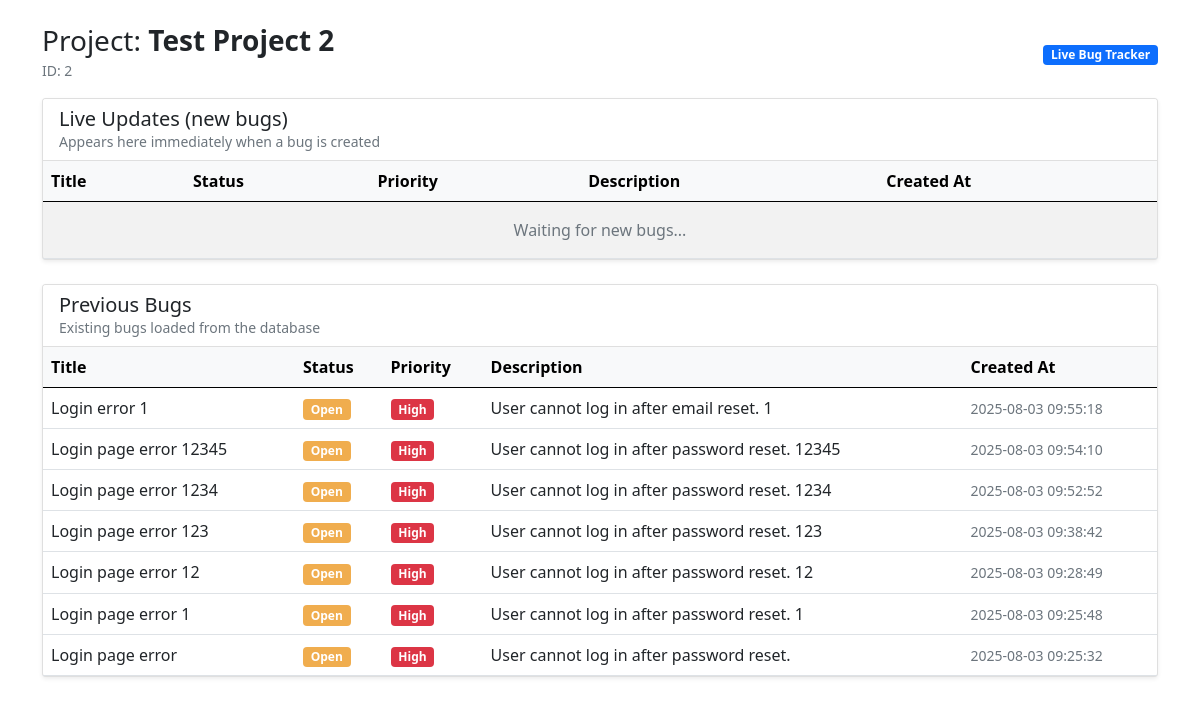
Before: /bug-list/2/ with the older database file.
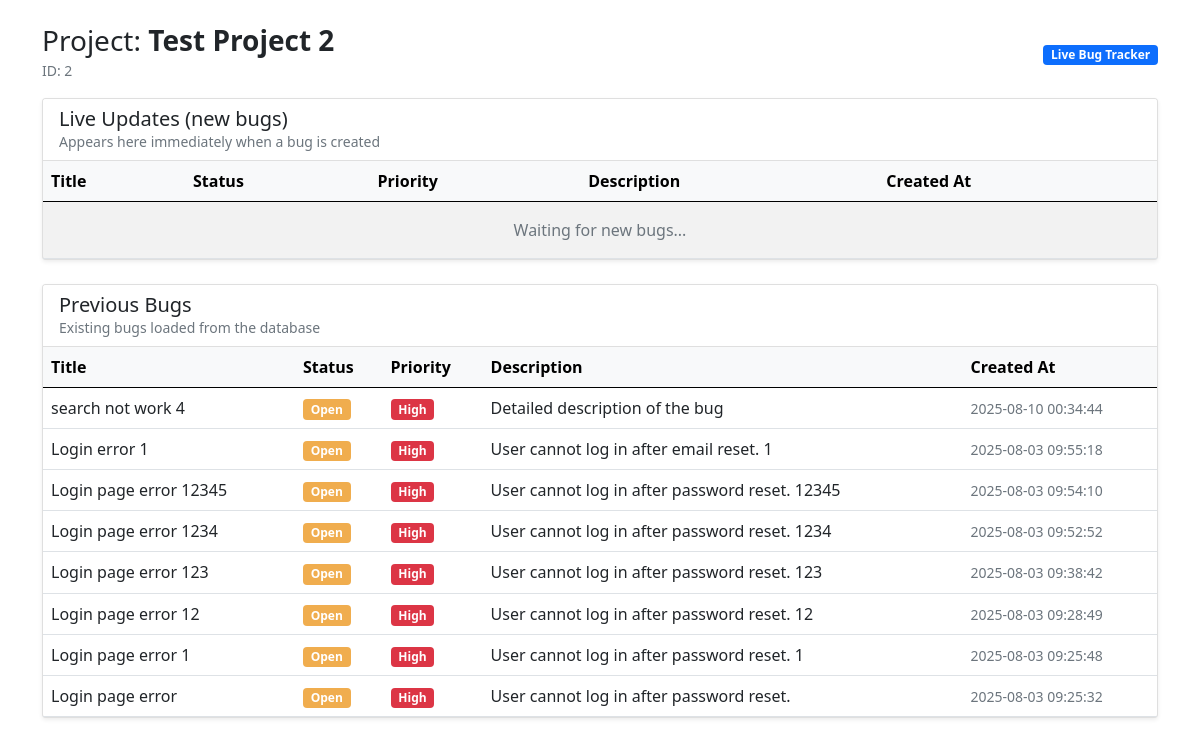
After: the same page with the newer database file.
### tracker/models.py (models this page shows, shortened)
class Project(models.Model):
    name = models.CharField(max_length=100)
    description = models.TextField()
    owner = models.ForeignKey(User, on_delete=models.CASCADE, related_name="projects")
    created_at = models.DateTimeField(auto_now_add=True)
    updated_at = models.DateTimeField(auto_now=True)

class Bug(models.Model):
    STATUS_CHOICES = [
        ("Open", "Open"),
        ("In Progress", "In Progress"),
        ("Resolved", "Resolved"),
    ]
    PRIORITY_CHOICES = [
        ("Low", "Low"),
        ("Medium", "Medium"),
        ("High", "High"),
    ]
    title = models.CharField(max_length=100)
    description = models.TextField()
    status = models.CharField(max_length=20, choices=STATUS_CHOICES, default="Open")
    priority = models.CharField(max_length=20, choices=PRIORITY_CHOICES, default="Medium")
    project = models.ForeignKey(Project, on_delete=models.CASCADE, related_name="bugs")
    created_by = models.ForeignKey(User, on_delete=models.CASCADE, related_name="bugs")
    created_at = models.DateTimeField(auto_now_add=True)
    updated_at = models.DateTimeField(auto_now=True)

### tracker/views.py (the view)
# urls.py: path('bug-list/<int:project_id>/', bug_list_view, name="bug_list"),
def bug_list_view(request, project_id):
    try:
        project = Project.objects.get(id=project_id)
    except Project.DoesNotExist:
        return HttpResponse("Project id not valid", status=404)
    bugs = project.bugs.order_by("-created_at").all()
    previous_bugs = [
        {
            "title": b.title,
            "status": b.status,
            "priority": b.priority,
            "description": b.description,
            "created_at": b.created_at.strftime("%Y-%m-%d %H:%M:%S"),
        }
        for b in bugs
    ]
    return render(request, "bug_list.html", {
        "project_id": project.id,
        "project_name": project.name,
        "previous_bugs": previous_bugs,
    })

### templates/bug_list.html (shortened to what this page needs)
<!DOCTYPE html>
<html>
<head>
    <link href="https://cdn.jsdelivr.net/npm/bootstrap@5.0.0/dist/css/bootstrap.min.css" rel="stylesheet">
</head>
<body>
<div class="container my-4">
    <div class="d-flex justify-content-between align-items-center mb-3">
        <div>
            <h3 class="mb-0">Project: <strong>{{ project_name }}</strong></h3>
            <small class="text-muted">ID: {{ project_id }}</small>
        </div>
        <div>
            <span class="badge bg-primary">Live Bug Tracker</span>
        </div>
    </div>
    <div class="card mb-4 shadow-sm">
        <div class="card-header bg-white">
            <h5 class="card-title mb-0">Live Updates (new bugs)</h5>
            <div class="text-muted small">Appears here immediately when a bug is created</div>
        </div>
        <div class="card-body p-0">
            <div class="table-responsive">
                <table id="live-table" class="table table-striped mb-0">
                    <thead class="table-light">
                        <tr>
                            <th>Title</th>
                            <th>Status</th>
                            <th>Priority</th>
                            <th>Description</th>
                            <th>Created At</th>
                        </tr>
                    </thead>
                    <tbody>
                        <tr id="no-live">
                            <td colspan="5" class="text-center text-muted py-3">Waiting for new bugs...</td>
                        </tr>
                    </tbody>
                </table>
            </div>
        </div>
    </div>
    <div class="card shadow-sm">
        <div class="card-header bg-white">
            <h5 class="card-title mb-0">Previous Bugs</h5>
            <div class="text-muted small">Existing bugs loaded from the database</div>
        </div>
        <div class="card-body p-0">
            <div class="table-responsive">
                <table id="previous-table" class="table table-hover mb-0">
                    <thead class="table-light">
                        <tr>
                            <th>Title</th>
                            <th>Status</th>
                            <th>Priority</th>
                            <th>Description</th>
                            <th>Created At</th>
                        </tr>
                    </thead>
                    <tbody>
                        {% if previous_bugs %}
                            {% for bug in previous_bugs %}
                                <tr>
                                    <td>{{ bug.title }}</td>
                                    <td>
                                        {% if bug.status == "Open" %}
                                            <span class="badge badge-status-open text-white">{{ bug.status }}</span>
                                        {% elif bug.status == "In Progress" %}
                                            <span class="badge badge-status-in-progress text-white">{{ bug.status }}</span>
                                        {% else %}
                                            <span class="badge badge-status-resolved text-white">{{ bug.status }}</span>
                                        {% endif %}
                                    </td>
                                    <td>
                                        {% if bug.priority == "High" %}
                                            <span class="badge badge-priority-high text-white">{{ bug.priority }}</span>
                                        {% elif bug.priority == "Medium" %}
                                            <span class="badge badge-priority-medium">{{ bug.priority }}</span>
                                        {% else %}
                                            <span class="badge badge-priority-low text-white">{{ bug.priority }}</span>
                                        {% endif %}
                                    </td>
                                    <td>{{ bug.description }}</td>
                                    <td><small class="text-muted">{{ bug.created_at }}</small></td>
                                </tr>
                            {% endfor %}
                        {% else %}
                            <tr>
                                <td colspan="5" class="text-center py-3">No bugs yet.</td>
                            </tr>
                        {% endif %}
                    </tbody>
                </table>
            </div>
        </div>
    </div>
</div>
</body>
</html>

### templates/bug_list.html (style rules this page uses)
.badge-status-open { background-color: #f0ad4e; }
.badge-priority-high { background-color: #dc3545; }

Changed rows visible on the page:
added Bug: title "search not work 4", status "Open", priority "High", description "Detailed description of the bug"
Other visible differences:
new list line: "2025-08-10 00:34:44"
